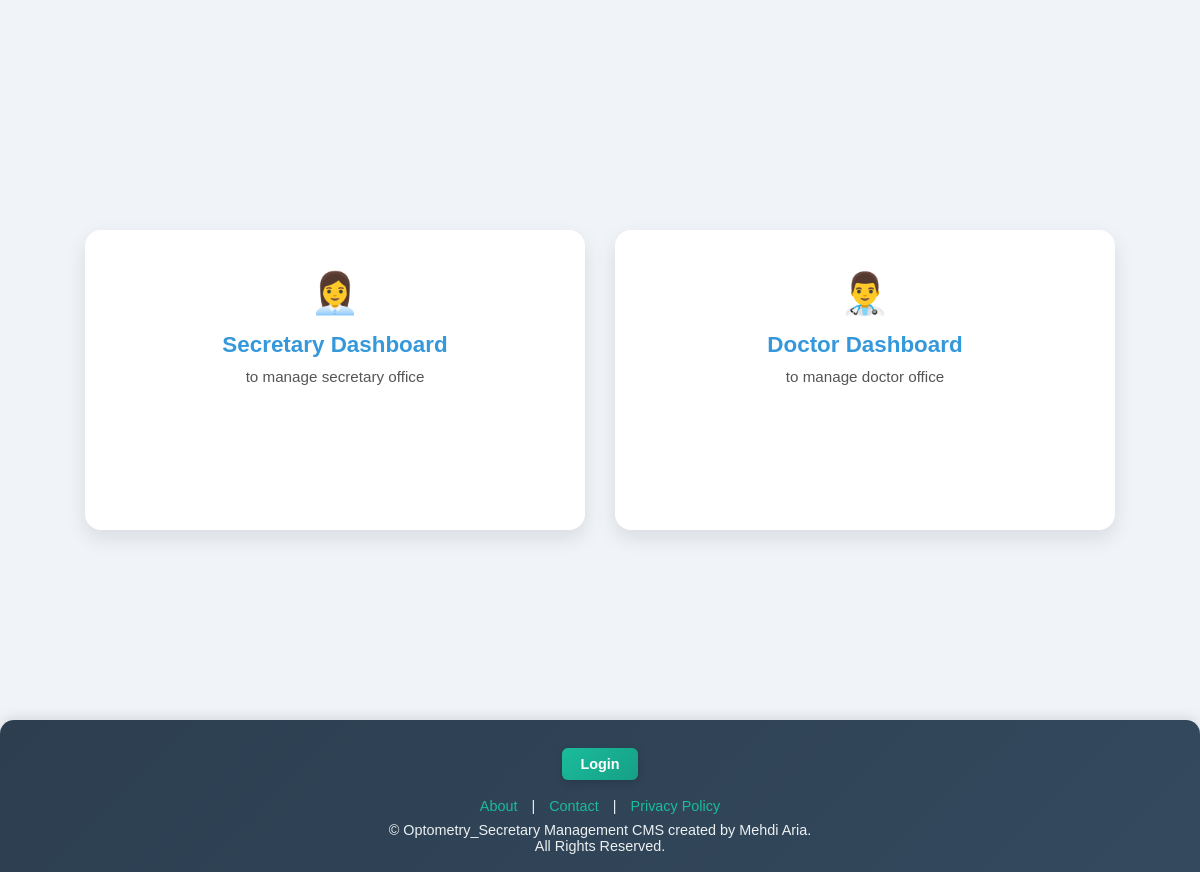
Page /dashboard/ on the earlier database version.
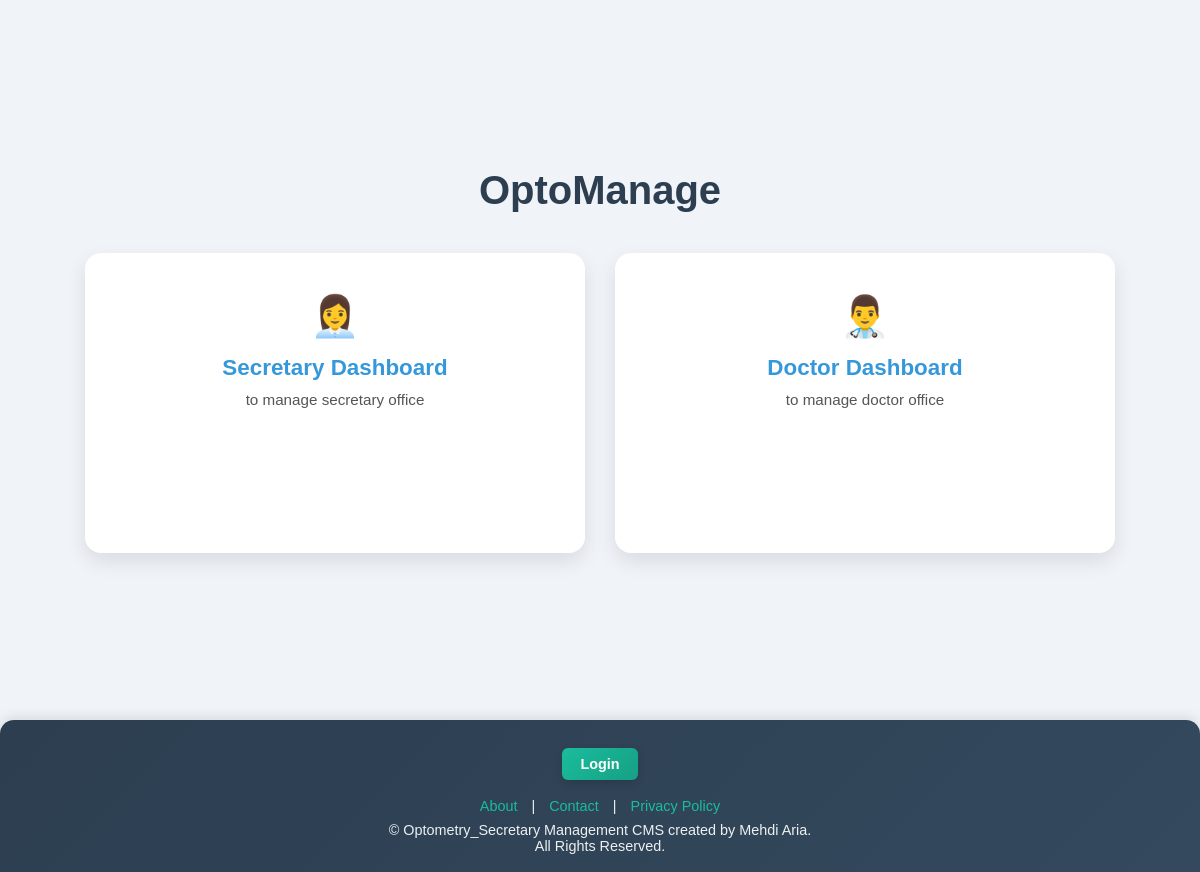
Same page on the later database version.
### core/models.py (models this page shows, shortened)
class SiteSetting(models.Model):
    site_name = models.CharField(max_length=200, default="My Project")
    logo = models.ImageField(upload_to="logos/", blank=True, null=True)
    favicon = models.ImageField(upload_to="logos/",default="optomanage.png", blank=True, null=False)  # small icon for browser tab
    theme_color = models.CharField(max_length=20, default="#3498db")
    pp_button_color = models.CharField(max_length=20, default="#2980b9")
    maintenance_mode = models.BooleanField(default=False)
    class Meta:
        verbose_name = "Site Setting"
        verbose_name_plural = "Site Settings"

### core/views.py (the view)
# urls.py: path("dashboard/", views.dashboard_view, name="dashboard"),
def dashboard_view(request):
    return render(request, 'core/home.html')

### core/context_processors.py (called while the page is built)
def site_settings(request):
    settings = SiteSetting.objects.first()
    return {"site_settings": settings}

### core/templates/core/home.html (shortened to what this page needs)
{% extends "base.html" %}
{% block content %}
<div class="home-container">
  <h1>{{ site_settings.site_name }}</h1>
  <div class="cards">
    <a href="{% url 'secretary:dashboard' %}" class="card">
      <div class="card-icon">👩‍💼</div>
      <h2>Secretary Dashboard</h2>
      <p> to manage secretary office</p>
    </a>
    <a href="{% url 'doctor:dashboard' %}" class="card">
      <div class="card-icon">👨‍⚕️</div>
      <h2>Doctor Dashboard</h2>
      <p> to manage doctor office</p>
    </a>
  </div>
</div>
{% endblock %}

### templates/base.html (shortened to what this page needs)
{% load static %}
<!DOCTYPE html>
<html lang="en">
<head>
</head>
<body>
  <main class="content">
    {% block content %}{% endblock %}
  </main>
  <footer class="site-footer">
    <div class="footer-container" style="max-width:1200px; margin:0 auto; padding:0 20px;">
      {% if user.is_authenticated %}
        {% if role == "doctor" %}
          <a href="{% url 'doctor_dashboard' %}" class="dashboard-link">Doctor Dashboard</a>
        {% elif role == "patient" %}
          <a href="{% url 'patient_dashboard' %}" class="dashboard-link">Patient Dashboard</a>
        {% elif role == "secretary" %}
          <a href="{% url 'secretary_dashboard' %}" class="dashboard-link">Secretary Dashboard</a>
        {% endif %}
      {% else %}
        <a href="{% url 'login' %}" class="dashboard-link">Login</a>
      {% endif %}
      <div class="footer-links">
        <a href="/about/">About</a> |
        <a href="/contact/">Contact</a> |
        <a href="/privacy/">Privacy Policy</a>
      </div>
      <p>&copy; {{ now|date:"Y" }} Optometry_Secretary Management CMS created by Mehdi Aria.<br> All Rights Reserved.</p>
    </div>
  </footer>
</body>
</html>

### templates/base.html (style rules this page uses)
* { margin: 0; padding: 0; box-sizing: border-box; }
html, body { height: 100%; font-family: 'Segoe UI', Arial, sans-serif; background: #f8fafc; color: #2c3e50; }
body { display: flex; flex-direction: column; min-height: 100vh; }
a { transition: all 0.3s ease; }
.content { flex: 1; max-width: 1200px; width: 100%; margin: 40px auto; padding: 0 20px; animation: fadeIn 0.6s ease-in-out; }
.site-footer { flex-shrink: 0; width: 100%; background: linear-gradient(135deg, #2c3e50, #34495e); color: #ecf0f1; text-align: center; padding: 18px 15px; border-top-left-radius: 14px; border-top-right-radius: 14px; box-shadow: 0 -3px 12px rgba(0,0,0,0.1); font-size: 0.9rem; }
.footer-links { margin: 8px 0; }
.footer-links a { color: #1abc9c; text-decoration: none; margin: 0 10px; font-weight: 500; }
.dashboard-link { display: inline-block; margin: 10px 0; padding: 8px 18px; border-radius: 6px; background: linear-gradient(135deg, #1abc9c, #16a085); color: white; text-decoration: none; font-weight: 600; font-size: 0.9rem; transition: transform 0.25s ease, box-shadow 0.25s ease; box-shadow: 0 3px 8px rgba(0,0,0,0.15); }

### core/templates/core/home.html (style rules this page uses)
body { background: #f0f4f8; font-family: 'Poppins', sans-serif; margin: 0; padding: 0; }
.home-container { display: flex; flex-direction: column; align-items: center; justify-content: center; min-height: 80vh; padding: 20px; }
h1 { color: #2c3e50; margin-bottom: 40px; text-align: center; font-size: 2.5rem; }
.cards { display: flex; gap: 30px; flex-wrap: wrap; justify-content: center; }
.card { background: white; border-radius: 16px; box-shadow: 0 8px 20px rgba(0,0,0,0.1); padding: 40px 30px; width: 500px; height: 300px; text-align: center; transition: transform 0.3s ease, box-shadow 0.3s ease; cursor: pointer; text-decoration: none; color: #2c3e50; }
.card h2 { font-size: 1.4rem; margin-bottom: 10px; color: #3498db; }
.card p { font-size: 0.95rem; color: #555; }
.card-icon { font-size: 2.5rem; margin-bottom: 15px; color: #3498db; }

Differences in the rows shown:
added SiteSetting: site_name "OptoManage"
